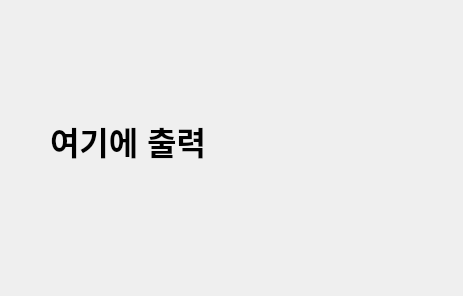
<?xml version="1.0" encoding="UTF-8"?>
<ui version="4.0">
 <class>Dialog</class>
 <widget class="QDialog" name="Dialog">
  <property name="geometry">
   <rect>
    <x>0</x>
    <y>0</y>
    <width>463</width>
    <height>296</height>
   </rect>
  </property>
  <property name="windowTitle">
   <string>Dialog</string>
  </property>
  <widget class="QLabel" name="label">
   <property name="geometry">
    <rect>
     <x>50</x>
     <y>90</y>
     <width>371</width>
     <height>101</height>
    </rect>
   </property>
   <property name="font">
    <font>
     <pointsize>24</pointsize>
     <bold>true</bold>
    </font>
   </property>
   <property name="text">
    <string>여기에 출력</string>
   </property>
  </widget>
 </widget>
 <resources/>
 <connections/>
</ui>
